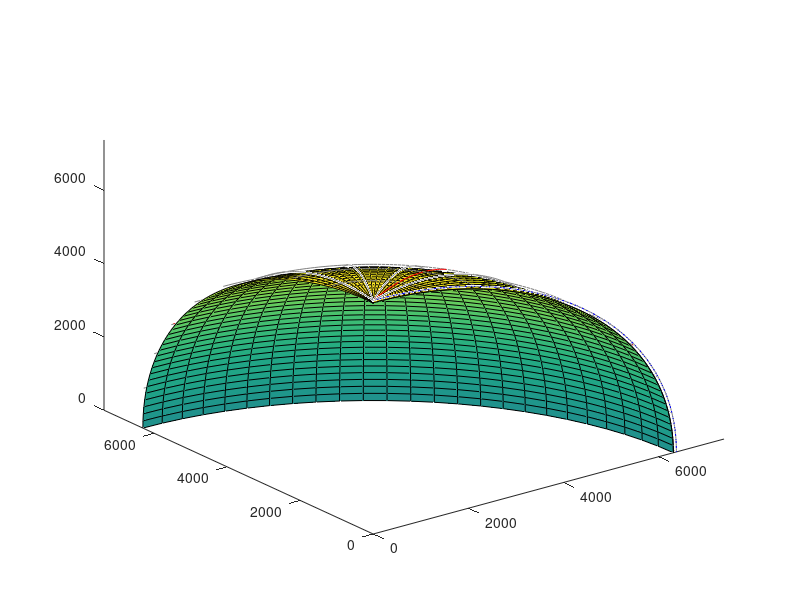

Recreate this plot in MATLAB. (Note: this script raises an error after producing the figure.)
clearvars
close all
%notes in ECI system, for 30 lat and long area! So that where you need to

R = 6371; % earth radius in km
latspacing = 10; 
lonspacing = 20; 
% lines of longitude: 
[lon1,lat1] = meshgrid(-180:lonspacing:180,linspace(-90,90,300)); 
[x1,y1,z1] = sph2cart(lon1*pi/180,lat1*pi/180,R); 
plot3(x1,y1,z1,'-','color',0.5*[1 1 1])
hold on
[X,Y,Z] = sphere(100);
surf(X*R*.99,Y*R*.99,Z*R*.99)
% lines of latitude: 
[lat2,lon2] = meshgrid(-90:latspacing:90,linspace(-180,180,300)); 
[x2,y2,z2] = sph2cart(lon2*pi/180,lat2*pi/180,R); 
plot3(x2,y2,z2,'-','color',0.5*[1 1 1])

xlim([0,R+1000])
ylim([0,R+1000])
zlim([0,R+1000])

%30 lat and long
[x3,y3,z3] = sph2cart([0:1:90].*pi./180,30.*pi./180.*ones(1,91),R);
plot3(x3,y3,z3,'-','color','red',LineWidth=3)
[x4,y4,z4] = sph2cart(30.*pi./180.*ones(1,91),[0:1:90].*pi./180,R);
plot3(x4,y4,z4,'-','color','red',LineWidth=3)
%0 lat and long
[x5,y5,z5] = sph2cart([0:1:90].*pi./180,0.*pi./180.*ones(1,91),R);
plot3(x5,y5,z5,'-','color','blue',LineWidth=3)
[x6,y6,z6] = sph2cart(0.*pi./180.*ones(1,91),[0:1:90].*pi./180,R);
plot3(x6,y6,z6,'-','color','blue',LineWidth=3)


%zoom in on it
% xlim([0,8600])
% ylim([0,3500])
% zlim([0,3400])



%% Choose satelite locations
P1 = [7000 1300 2800];
P2 = [7200 500 1100];
P3 = [7300 2500 1500];
scatter3(P1(1),P1(2),P1(3),'o','blue','LineWidth',4)
scatter3(P2(1),P2(2),P2(3),'o','green','LineWidth',4)
scatter3(P3(1),P3(2),P3(3),'o','magenta','LineWidth',4)

%initial state vector
[x0,y0,z0] = sph2cart(28.*pi./180,5.*pi./180,R+100);
ro = [x0 y0 z0]';

%dynamics model, constant linear velocty
vx = 5;
vy = -30;
vz = 25;
v = [vx; vy; vz];
v0 = v;
x = zeros(3,31);
x(:,1) = ro;
%determine simulation time
dt = 1;
simTime = 60; % seconds
t = 0:dt:simTime;
%t = linspace(0,100,50);
delT = dt; %time step
%propogate dynamics through time
for i = 2:length(t)
    x(:,i) = x(:,i-1)+v*delT;
end



%% Generic Kalman filter
%% Parameters
n = 6;      % number of dimensions
dt = 1;     % seconds
simTime = 60; % seconds
tspan = 0:dt:simTime;
numsteps = length(tspan);
%R = 10000; % radius of earth

% initial conditions
r0 = [x0, vx, y0, vy, z0, vz];

% motion model dynamics
A = [1 dt 0 0  0 0;
     0 1  0 0  0 0;
     0 0  1 dt 0 0;
     0 0  0 1  0 0;
     0 0  0 0  1 dt; 
     0 0  0 0  0 1];

% measurement dynamics
H = [1 0 0 0 0 0;
     0 0 1 0 0 0;
     0 0 0 0 1 0;];

% process noise covariance
Cw = 5;
B = diag(ones(1,n));
% measurement noise covariance
Cv = 1;


% initialize vectors
y = NaN(3, numsteps);
M = zeros(n,n,numsteps);
P = NaN(n,n,numsteps);
r_true = NaN(n,numsteps);
r_estimate = NaN(n,numsteps);
r_nominal = NaN(n,numsteps);

% store intial conditions
r_nominal(:,1) = r0;
r_true(:,1) = r0;
r_estimate(:,1) = r0;
M(:,:,1) = B*Cw*B';


for i = 1:numsteps-1 % Kalman Loop

    %%% DYNAMICS UPDATE %%%
    % get latest apriori
    xk_apriori = A*r_estimate(:,i);
    
    % update true state
    r_true(:,i+1) = A*r_true(:,i) + B*randn(n,1)*sqrt(Cw);

    %%% OBSERVATION UPDATE %%%
    % calculate satellite observation y
    yk = H*r_true(:,i+1) + randn(3,1)*sqrt(Cv);
    y(:,i) = yk;
    
    % Kalman gain
    Mk = M(:,:,i); 
    Pk = inv(inv(Mk) + H'*inv(Cv)*H);
    Kalman_gain = Pk*H'*inv(Cv);
    
    % find aposteriori
    xk_apost = xk_apriori + Kalman_gain*(yk-H*xk_apriori);
    
    %%% ITERATION UPDATES %%% 

    % update states
    r_nominal(:,i+1) = A*r_nominal(:,i);
    r_estimate(:,i+1) = xk_apost;

    % update covariances
    M(:,:,i+1) = A*Pk*A' + B*Cw*B';
end

%% Trajectory plots
plot3(r_nominal(1,:),r_nominal(3,:),r_nominal(5,:),'cyan',"LineWidth",4)
%plot3(x(1,:),x(2,:),x(3,:),"red","LineWidth",4); sanity check
plot3(r_estimate(1,:),r_estimate(3,:),r_estimate(5,:),'red',"LineWidth",4)
plot3(r_true(1,:),r_true(3,:),r_true(5,:),'green',"LineWidth",4)
legend("Nomnial = Cyan","Estimate = Red","True = Green")

%Mean square error in estimate:
error2x = (r_estimate(1,:)-r_true(1,:)).^2;
sumx = cumsum(error2x);
meansquarex = sumx./length(error2x);
error2y = (r_estimate(3,:)-r_true(3,:)).^2;
sumy = cumsum(error2y);
meansquarey = sumy./length(error2y);
error2z = (r_estimate(5,:)-r_true(5,:)).^2;
sumz = cumsum(error2z);
meansquarez = sumz./length(error2z);
figure()
% plot(t,meansquarex,'red')
% hold on
% plot(t,meansquarey,'blue')
% plot(t,meansquarez,'green')
% legend("X Error","Y Error","Z Error")
meansquaremag = sqrt(meansquarex.^2+meansquarey.^2+meansquarez.^2);

%Mean square error in estimate:
error3x = (r_nominal(1,:)-r_true(1,:)).^2;
sumx2 = cumsum(error3x);
meansquarex2 = sumx2./length(error3x);
error3y = (r_nominal(3,:)-r_true(3,:)).^2;
sumy2 = cumsum(error2y);
meansquarey2 = sumy2./length(error2y);
error3z = (r_nominal(5,:)-r_true(5,:)).^2;
sumz2 = cumsum(error2z);
meansquarez2 = sumz2./length(error2z);
meansquaremag2 = sqrt(meansquarex2.^2+meansquarey2.^2+meansquarez2.^2);

plot(t,meansquaremag);
hold on
plot(t,meansquaremag2);
title("Mean Square Error of Position")
xlabel("Time [seconds]")
ylabel("Mean Square Error of Position")

disp("done");